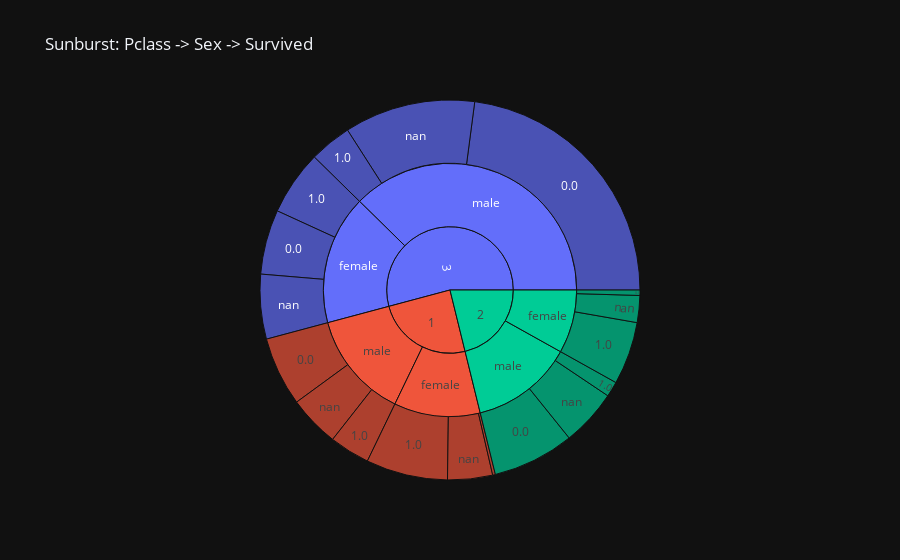

Notebook source saved alongside this figure:
### Markdown cell above
Sunburst chart (интерактивный): Pclass -> Sex -> Survived

### Code cell
sun_df = df.reset_index().dropna(subset=['Pclass','Sex'])
sun_df['SurvivedStr'] = sun_df['Survived'].astype(str)
fig = px.sunburst(sun_df, path=['Pclass','Sex','SurvivedStr'], title='Sunburst: Pclass -> Sex -> Survived')
fig

### Figure 1 — Plotly figure (JSON) as saved in the notebook; plotly's stock layout.template omitted (floating-point values rounded to 4 significant figures)
{"data": [{"branchvalues": "total", "domain": {"x": [0.0, 1.0], "y": [0.0, 1.0]}, "hovertemplate": "labels=%{label}<br>count=%{value}<br>parent=%{parent}<br>id=%{id}<extra></extra>", "ids": ["3/male/0.0", "1/female/1.0", "3/female/1.0", "1/male/0.0", "2/female/1.0", "3/female/0.0", "2/male/1.0", "2/male/0.0", "1/male/1.0", "3/male/1.0", "2/female/0.0", "1/female/0.0", "3/male/nan", "3/female/nan", "2/male/nan", "1/male/nan", "1/female/nan", "2/female/nan", "3/male", "1/female", "3/female", "1/male", "2/female", "2/male", "3", "1", "2"], "labels": ["0.0", "1.0", "1.0", "0.0", "1.0", "0.0", "1.0", "0.0", "1.0", "1.0", "0.0", "0.0", "nan", "nan", "nan", "nan", "nan", "nan", "male", "female", "female", "male", "female", "male", "3", "1", "2"], "name": "", "parents": ["3/male", "1/female", "3/female", "1/male", "2/female", "3/female", "2/male", "2/male", "1/male", "3/male", "2/female", "1/female", "3/male", "3/female", "2/male", "1/male", "1/female", "2/female", "3", "1", "3", "1", "2", "2", "", "", ""], "values": [300, 91, 72, 77, 70, 72, 17, 91, 45, 47, 6, 3, 146, 72, 63, 57, 50, 30, 493, 144, 216, 179, 106, 171, 709, 323, 277], "type": "sunburst"}], "layout": {"legend": {"tracegroupgap": 0}, "title": {"text": "Sunburst: Pclass -> Sex -> Survived"}}}
